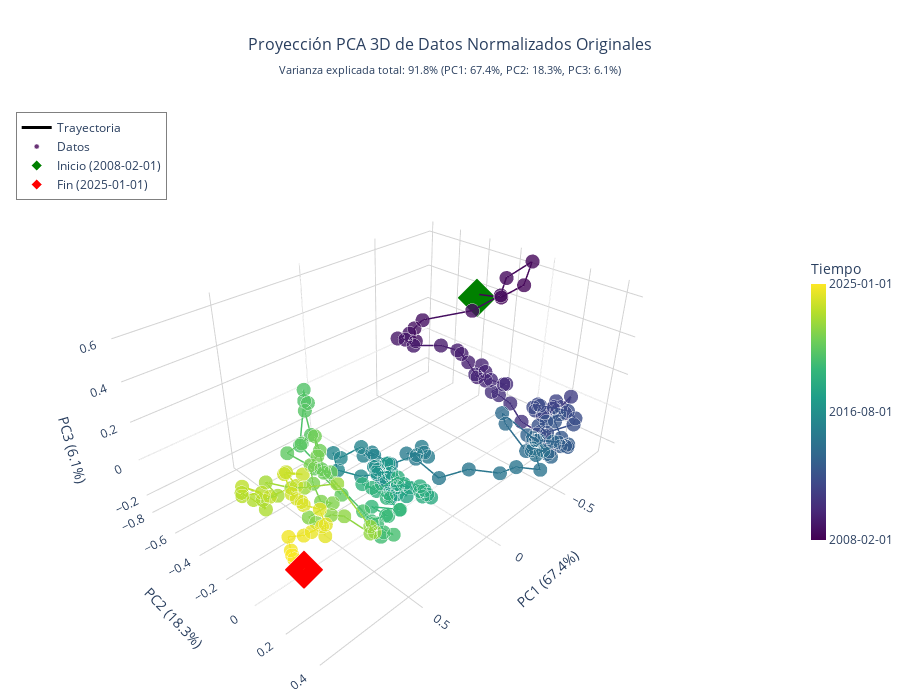

The notebook cell saved with this chart:
### Code cell
# Reducir de 7D a 3D original
pca = PCA(n_components=3)
X_pca = pca.fit_transform(X)  # (198, 3)

# Obtener varianza explicada
var_exp = pca.explained_variance_ratio_
var_total = np.sum(var_exp)

# Obtener fechas correspondientes
# Asumiendo que X tiene las mismas fechas que data.index (ajustar si es necesario)
fechas_X = data.index[:len(X_pca)]
fechas_str = [fecha.strftime('%Y-%m-%d') for fecha in fechas_X]

# Crear gradiente de color temporal
colors = np.arange(len(X_pca))

# Graficar
fig = go.Figure()

# Traza de línea (trayectoria)
fig.add_trace(go.Scatter3d(
    x=X_pca[:, 0],
    y=X_pca[:, 1],
    z=X_pca[:, 2],
    mode='lines',
    line=dict(
        width=3,
        color=colors,
        colorscale='Viridis',
        showscale=False
    ),
    name="Trayectoria",
    hoverinfo='skip',
    showlegend=True
))

# Traza de marcadores (puntos con hover)
fig.add_trace(go.Scatter3d(
    x=X_pca[:, 0],
    y=X_pca[:, 1],
    z=X_pca[:, 2],
    mode='markers',
    marker=dict(
        size=5,
        opacity=0.8,
        color=colors,
        colorscale='Viridis',
        showscale=True,
        colorbar=dict(
            title="Tiempo",
            tickvals=[0, len(colors)//2, len(colors)-1],
            ticktext=[fechas_str[0], fechas_str[len(colors)//2], fechas_str[-1]],
            len=0.5,
            thickness=15
        ),
        line=dict(width=0.5, color='white')
    ),
    text=fechas_str,
    name="Datos",
    hovertemplate="<b>Fecha:</b> %{text}<br>" +
                  f"<b>PC1</b> ({var_exp[0]:.1%}): %{{x:.3f}}<br>" +
                  f"<b>PC2</b> ({var_exp[1]:.1%}): %{{y:.3f}}<br>" +
                  f"<b>PC3</b> ({var_exp[2]:.1%}): %{{z:.3f}}<br>" +
                  "<extra></extra>",
    showlegend=True
))

# Marcar inicio y fin
fig.add_trace(go.Scatter3d(
    x=[X_pca[0, 0]],
    y=[X_pca[0, 1]],
    z=[X_pca[0, 2]],
    mode='markers',
    marker=dict(size=10, color='green', symbol='diamond', line=dict(width=2, color='white')),
    name=f"Inicio ({fechas_str[0]})",
    hovertemplate=f"<b>Inicio</b><br>Fecha: {fechas_str[0]}<extra></extra>"
))

fig.add_trace(go.Scatter3d(
    x=[X_pca[-1, 0]],
    y=[X_pca[-1, 1]],
    z=[X_pca[-1, 2]],
    mode='markers',
    marker=dict(size=10, color='red', symbol='diamond', line=dict(width=2, color='white')),
    name=f"Fin ({fechas_str[-1]})",
    hovertemplate=f"<b>Fin</b><br>Fecha: {fechas_str[-1]}<extra></extra>"
))

fig.update_layout(
    title=dict(
        text=f"Proyección PCA 3D de Datos Normalizados Originales<br>" +
             f"<sub>Varianza explicada total: {var_total:.1%} " +
             f"(PC1: {var_exp[0]:.1%}, PC2: {var_exp[1]:.1%}, PC3: {var_exp[2]:.1%})</sub>",
        x=0.5,
        xanchor='center',
        font=dict(size=16)
    ),
    scene=dict(
        xaxis=dict(
            title=f"PC1 ({var_exp[0]:.1%})",
            showgrid=True,
            gridcolor='lightgray',
            showbackground=True,
            backgroundcolor='white'
        ),
        yaxis=dict(
            title=f"PC2 ({var_exp[1]:.1%})",
            showgrid=True,
            gridcolor='lightgray',
            showbackground=True,
            backgroundcolor='white'
        ),
        zaxis=dict(
            title=f"PC3 ({var_exp[2]:.1%})",
            showgrid=True,
            gridcolor='lightgray',
            showbackground=True,
            backgroundcolor='white'
        ),
        camera=dict(
            eye=dict(x=1.5, y=1.5, z=1.3)
        )
    ),
    height=700,
    width=900,
    showlegend=True,
    legend=dict(
        x=0.02,
        y=0.98,
        bgcolor='rgba(255, 255, 255, 0.8)',
        bordercolor='gray',
        borderwidth=1
    ),
    margin=dict(l=0, r=0, t=100, b=0)
)

fig.show()

# Imprimir información adicional
print(f"\n{'='*60}")
print(f"INFORMACIÓN DEL ANÁLISIS PCA")
print(f"{'='*60}")
print(f"Dimensión original: {X.shape[1]}D")
print(f"Dimensión reducida: 3D")
print(f"Número de observaciones: {len(X_pca)}")
print(f"\nVarianza explicada por componente:")
for i, var in enumerate(var_exp, 1):
    print(f"  PC{i}: {var:.2%}")
print(f"\nVarianza total explicada: {var_total:.2%}")
print(f"Período: {fechas_str[0]} a {fechas_str[-1]}")
print(f"{'='*60}\n")

### Figure 1 — Plotly figure (JSON) as saved in the notebook; plotly's stock layout.template omitted (floating-point values rounded to 4 significant figures; data arrays with more than 128 entries replaced by an {"elided": "..."} marker saying what was removed)
{"data": [{"hoverinfo": "skip", "line": {"color": {"elided": "204 int values"}, "colorscale": [[0, "#440154"], [0.1111, "#482878"], [0.2222, "#3e4989"], [0.3333, "#31688e"], [0.4444, "#26828e"], [0.5556, "#1f9e89"], [0.6667, "#35b779"], [0.7778, "#6ece58"], [0.8889, "#b5de2b"], [1, "#fde725"]], "showscale": false, "width": 3}, "mode": "lines", "name": "Trayectoria", "showlegend": true, "type": "scatter3d", "x": {"elided": "204 float values"}, "y": {"elided": "204 float values"}, "z": {"elided": "204 float values"}}, {"hovertemplate": "<b>Fecha:</b> %{text}<br><b>PC1</b> (67.4%): %{x:.3f}<br><b>PC2</b> (18.3%): %{y:.3f}<br><b>PC3</b> (6.1%): %{z:.3f}<br><extra></extra>", "marker": {"color": {"elided": "204 int values"}, "colorbar": {"len": 0.5, "thickness": 15, "ticktext": ["2008-02-01", "2016-08-01", "2025-01-01"], "tickvals": [0, 102, 203], "title": {"text": "Tiempo"}}, "colorscale": [[0, "#440154"], [0.1111, "#482878"], [0.2222, "#3e4989"], [0.3333, "#31688e"], [0.4444, "#26828e"], [0.5556, "#1f9e89"], [0.6667, "#35b779"], [0.7778, "#6ece58"], [0.8889, "#b5de2b"], [1, "#fde725"]], "line": {"color": "white", "width": 0.5}, "opacity": 0.8, "showscale": true, "size": 5}, "mode": "markers", "name": "Datos", "showlegend": true, "text": {"elided": "204 str values"}, "type": "scatter3d", "x": {"elided": "204 float values"}, "y": {"elided": "204 float values"}, "z": {"elided": "204 float values"}}, {"hovertemplate": "<b>Inicio</b><br>Fecha: 2008-02-01<extra></extra>", "marker": {"color": "green", "line": {"color": "white", "width": 2}, "size": 10, "symbol": "diamond"}, "mode": "markers", "name": "Inicio (2008-02-01)", "type": "scatter3d", "x": [-0.7872], "y": [-0.3555], "z": [0.3847]}, {"hovertemplate": "<b>Fin</b><br>Fecha: 2025-01-01<extra></extra>", "marker": {"color": "red", "line": {"color": "white", "width": 2}, "size": 10, "symbol": "diamond"}, "mode": "markers", "name": "Fin (2025-01-01)", "type": "scatter3d", "x": [0.897], "y": [0.2572], "z": [0.0407]}], "layout": {"height": 700, "legend": {"bgcolor": "rgba(255, 255, 255, 0.8)", "bordercolor": "gray", "borderwidth": 1, "x": 0.02, "y": 0.98}, "margin": {"b": 0, "l": 0, "r": 0, "t": 100}, "scene": {"camera": {"eye": {"x": 1.5, "y": 1.5, "z": 1.3}}, "xaxis": {"backgroundcolor": "white", "gridcolor": "lightgray", "showbackground": true, "showgrid": true, "title": {"text": "PC1 (67.4%)"}}, "yaxis": {"backgroundcolor": "white", "gridcolor": "lightgray", "showbackground": true, "showgrid": true, "title": {"text": "PC2 (18.3%)"}}, "zaxis": {"backgroundcolor": "white", "gridcolor": "lightgray", "showbackground": true, "showgrid": true, "title": {"text": "PC3 (6.1%)"}}}, "showlegend": true, "title": {"font": {"size": 16}, "text": "Proyección PCA 3D de Datos Normalizados Originales<br><sub>Varianza explicada total: 91.8% (PC1: 67.4%, PC2: 18.3%, PC3: 6.1%)</sub>", "x": 0.5, "xanchor": "center"}, "width": 900}}
